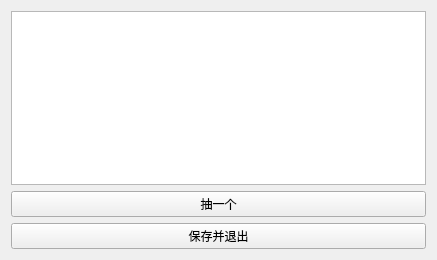
<?xml version="1.0" encoding="UTF-8"?>
<ui version="4.0">
 <class>Form</class>
 <widget class="QWidget" name="Form">
  <property name="geometry">
   <rect>
    <x>0</x>
    <y>0</y>
    <width>437</width>
    <height>260</height>
   </rect>
  </property>
  <property name="windowTitle">
   <string>抽奖</string>
  </property>
  <layout class="QVBoxLayout" name="verticalLayout_2">
   <item>
    <layout class="QVBoxLayout" name="verticalLayout">
     <item>
      <widget class="QTextBrowser" name="Text"/>
     </item>
     <item>
      <widget class="QPushButton" name="start">
       <property name="text">
        <string>抽一个</string>
       </property>
      </widget>
     </item>
     <item>
      <widget class="QPushButton" name="Exit">
       <property name="text">
        <string>保存并退出</string>
       </property>
      </widget>
     </item>
    </layout>
   </item>
  </layout>
 </widget>
 <resources/>
 <connections/>
</ui>
